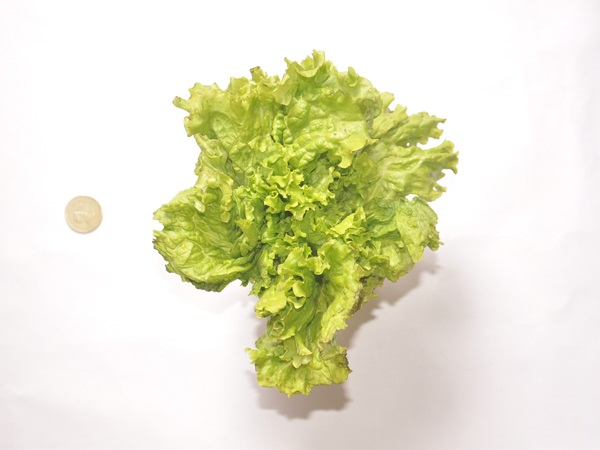
#> input picture College Side Jobs/Hydroponics/Lettuce image processing/600x450_01.jpg, 600 x 450 px; its folder holds only this picture in this run
$ jupyter execute --allow-errors 'Lettuce DOE.ipynb'   (older library calls are emulated)
#> lines starting #> are read from the running program, lines starting #| are printed output that depends on the picture; after the words box and inside, x2 and y2 are one past the last pixel; in counts of white or black regions, pixels touching at a corner belong together
#> further down, image is the input picture: shape (450, 600, 3); mean B, G, R 203, 229.3, 230
#> `image_gray = cv2.cvtColor(image_RGB, cv2.COLOR_RGB2GRAY)`:
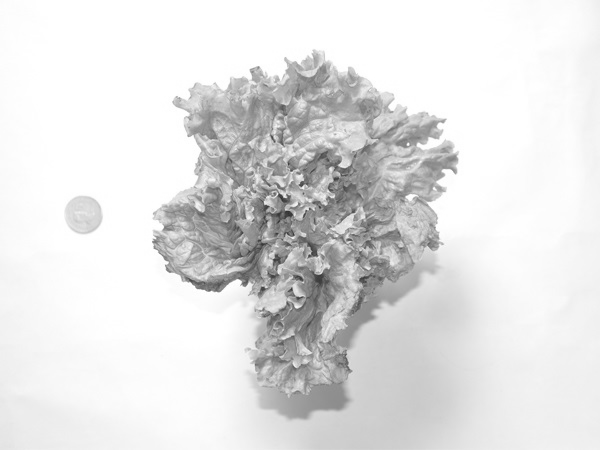
#> image_gray: shape (450, 600); min 48, max 255, mean 226.5
#> `median_blur = cv2.medianBlur(image_gray, 9)`:
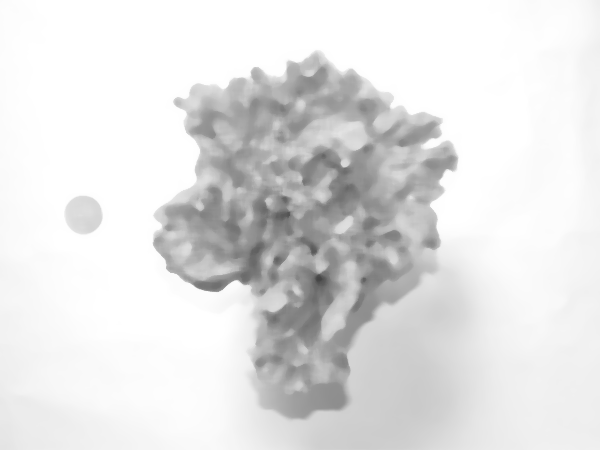
#> median_blur: shape (450, 600); min 68, max 255, mean 226.6
#> `laplacian_1 = cv2.Laplacian(median_blur, cv2.CV_8U, -1)`:
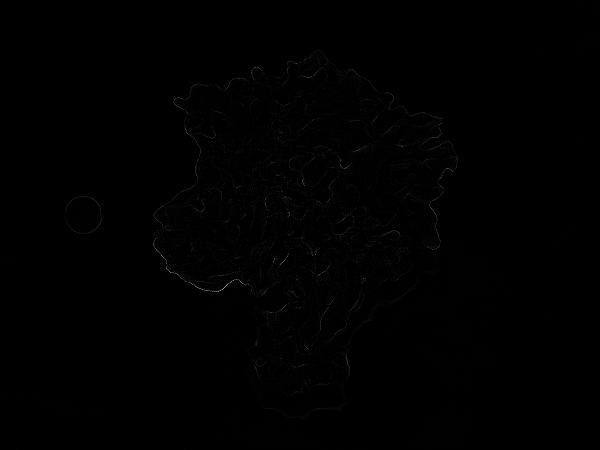
#> laplacian_1: shape (450, 600); min 0, max 148, mean 0.7
#> `sobelx = cv2.Sobel(median_blur,cv2.CV_64F,1,0,ksize=5)`:
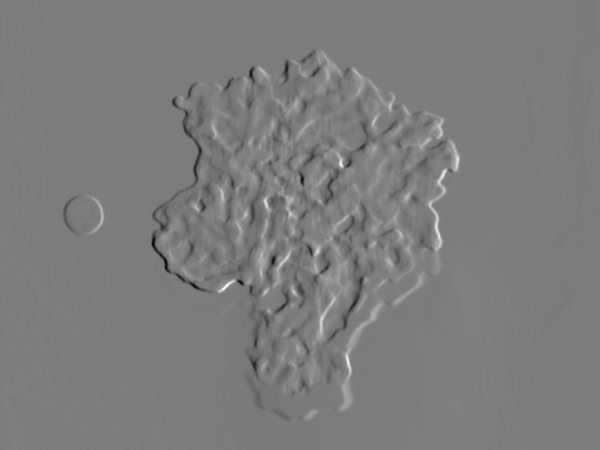
#> sobelx: shape (450, 600) float64; min -3669, max 3827, mean -0.8; drawn with min black and max white
#> `sobelx_165 = np.absolute(sobelx)`:
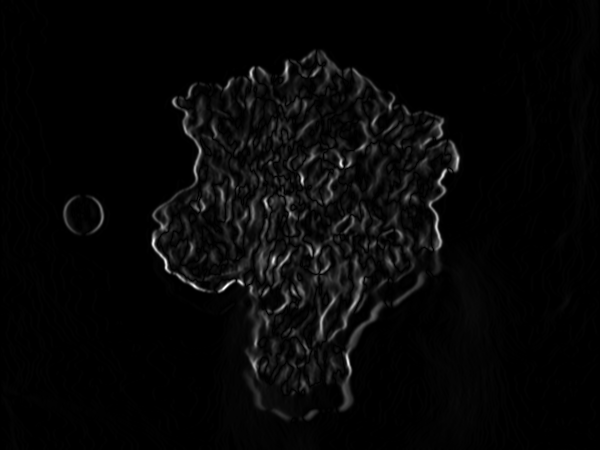
#> sobelx_165: shape (450, 600) float64; min 0, max 3827, mean 107.5; drawn with min black and max white
#> `sobelx_8U = np.uint8(sobelx_165)`:
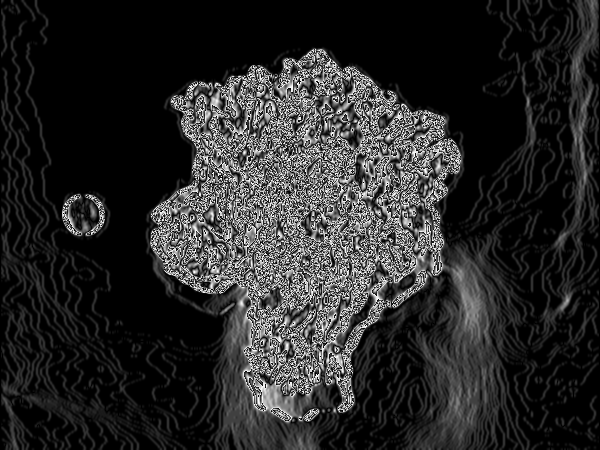
#> sobelx_8U: shape (450, 600); min 0, max 255, mean 40.9
#> `edges = cv2.Canny(image_gray,20,75)`:
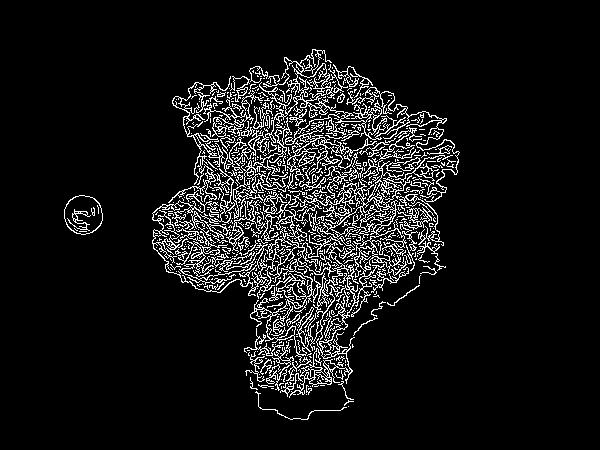
#> edges: shape (450, 600); 8.5% white in thin lines or dots, all inside (x1, y1, x2, y2) = (64, 49, 460, 420)
[cell 1]
import cv2
import numpy as np
from matplotlib import pyplot as plt

# Image Preprocessing

[cell 2]
#Sample Images
w=10
h=10
fig=plt.figure(figsize=(10, 12))
columns = 2
rows = 5
x=0
#> (the rest of this cell did not finish here and is left out)

[cell 3]
#Grayscale

w=10
h=10
fig=plt.figure(figsize=(10, 12))
columns = 2
rows = 5
x=0
#> (the rest of this cell did not finish here and is left out)

[cell 4]
#Image Smoothening

w=10
h=10
fig=plt.figure(figsize=(10, 12))
columns = 2
rows = 5
x=0
#> (the rest of this cell did not finish here and is left out)

# Laplacian

[cell 5]
#Laplacian
import time

w=10
h=10
fig=plt.figure(figsize=(10, 12))
columns = 2
rows = 5
start = time.time()
x=0
#> (the rest of this cell did not finish here and is left out)

# SobelX

[cell 6]
#SobelX
w=10
h=10
fig=plt.figure(figsize=(10, 12))
columns = 2
rows = 5
start = time.time()
x=0
#> (the rest of this cell did not finish here and is left out)

# Canny

[cell 7]
#Canny

start = time.time()
w=10
h=10
fig=plt.figure(figsize=(10, 12))
columns = 2
rows = 5
start = time.time()
x=0
#> (the rest of this cell did not finish here and is left out)
